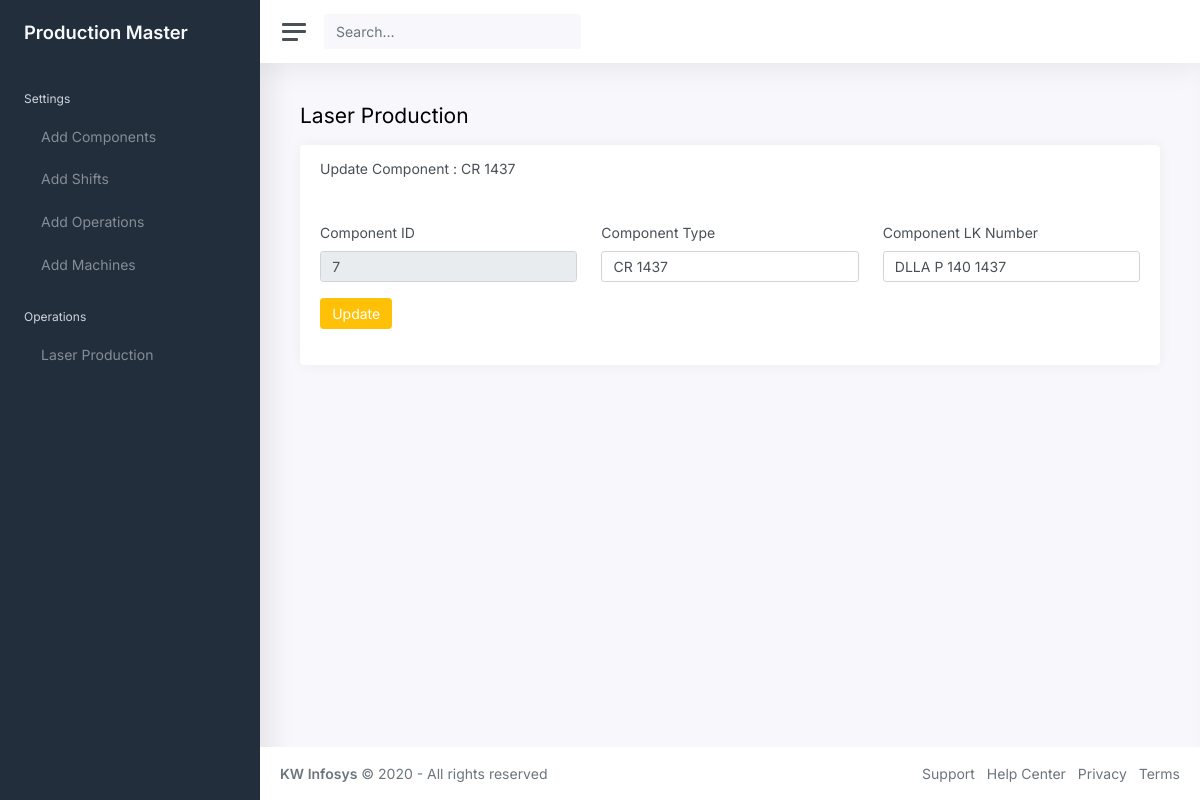
/edit_component/7, run on the app's committed database.
### production_master_app/models.py (models this page shows)
class Component_description(models.Model):
    main_id = models.AutoField(primary_key=True)
    component_type = models.CharField(max_length=25)
    component_lk_number = models.CharField(max_length=25)
    created_at = models.DateTimeField()
    updated_at = models.DateTimeField()
    objects = models.Manager()
    def __str__(self):
        return self.component_type

### production_master_app/add_components_views.py (the view)
# urls.py: path('edit_component/<str:main_id>', add_components_views.edit_component,name="edit_component"),
def edit_component (request, main_id):
    component_data = Component_description.objects.get(main_id = main_id)
    context = {'new_components' : component_data, 'component_id' : main_id}
    print(component_data)
    return render(request,"edit_components.html",context)

### production_master_app/templates/edit_components.html (shortened to what this page needs)
{% extends "base.html" %}
{% load static %}
{% block main_content %}
<main class="content">
    <div class="container-fluid p-0">
        <h1 class="h3 mb-3">Laser Production</h1>
        <div class="row">
            <div class="col-md-12">
                <div class="card">
                    <div class="card-header">
                        <h5 class="card-title">Update Component : {{ new_components.component_type }}</h5>
                    </div>
                    <div class="card-body">
                        <form action="/update_component" method="POST">
                            <div class="row">
                                <div class="mb-3 col-md-4">
                                    <label class="form-label" for="component_id">Component ID</label>
                                    <input type="text" readonly class="form-control" id="component_id"
                                        placeholder="Insert Component Type" name="component_id" value="{{ new_components.main_id }}" required>
                                </div>
                                <div class="mb-3 col-md-4">
                                    <label class="form-label" for="component_type">Component Type</label>
                                    <input type="text" class="form-control" id="component_type"
                                        placeholder="Insert Component Type" name="component_type" value="{{ new_components.component_type }}" required>
                                </div>
                                <div class="mb-3 col-md-4">
                                    <label class="form-label" for="lk_number">Component LK Number</label>
                                    <input type="text" class="form-control" id="lk_number"
                                        placeholder="Insert Component LK Number" name="lk_number" value="{{ new_components.component_lk_number }}" required>
                                </div>
                            </div>
                            <button type="submit" class="btn btn-warning">Update</button>
                        </form>
                    </div>
                </div>
            </div>
        </div>
    </div>
</main>
{% endblock main_content %}

### data on the page
Component_description: component_type "CR 1437", component_id "7", lk_number "DLLA P 140 1437"
